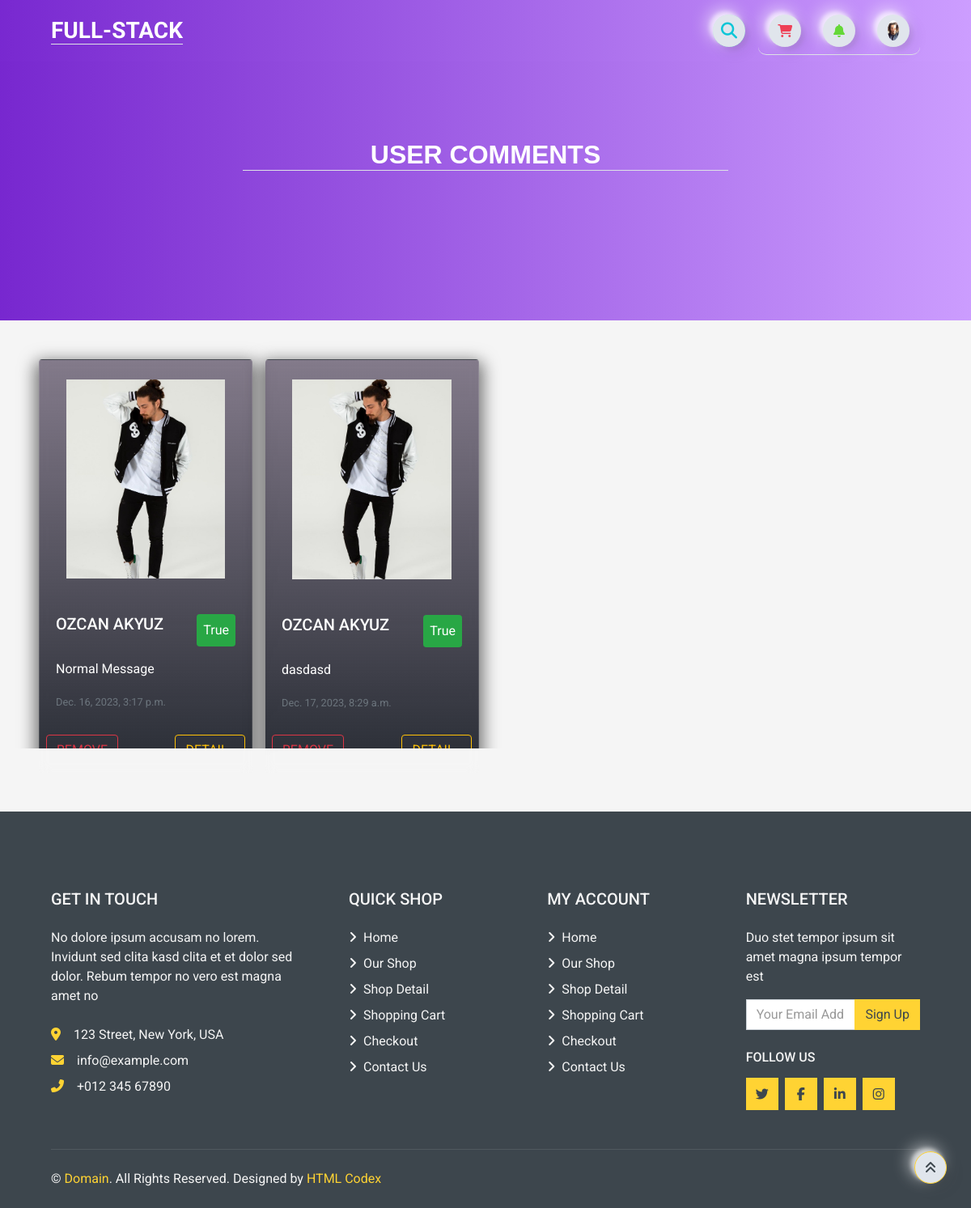
/user/comments/ (signed in), run on the app's committed database.
### home/models.py (models this page shows, shortened)
class UserProfile(models.Model):
    user = models.OneToOneField(User, on_delete=models.CASCADE)
    phone = models.CharField(blank=True, max_length=20)
    address = models.CharField(blank=True, max_length=150)
    city = models.CharField(blank=True, max_length=20)
    country = models.CharField(blank=True, max_length=50)
    image = models.ImageField(blank=True, upload_to='images/users/')
    def image_tag(self):
        return mark_safe('<img src="{}" height="50"/>'.format(self.image.url))
    image_tag.short_description = 'Image'

class Comment(models.Model):
    STATUS = (('New', 'New'),('True', 'True'),('False', 'False'),)
    post=models.ForeignKey(Post,on_delete=models.CASCADE)
    user = models.ForeignKey(User, on_delete=models.CASCADE)
    comment = models.CharField(max_length=250,blank=True)
    ip = models.CharField(max_length=20, blank=True)
    status=models.CharField(max_length=10,choices=STATUS, default='New')
    create_at=models.DateTimeField(auto_now_add=True)
    update_at=models.DateTimeField(auto_now=True)

class Post(models.Model):
    STATUS = ( (True, 'Ok'),(False, 'No') )
    user = models.ForeignKey(User, on_delete=models.CASCADE)
    title = models.CharField(max_length=200)
    content = models.TextField()
    create_at = models.DateTimeField(auto_now_add=True)
    status = models.BooleanField(choices=STATUS, default=False)
    image = models.ImageField(upload_to='images/')
    id = models.AutoField(primary_key=True)
    def image_tag(self):
        if self.image:
            return mark_safe('<img src="%s" width="50" height="50" />' % self.image.url)
        return None
    image_tag.short_description = 'Image Preview'

### user/views.py (the view)
# urls.py: path('comments/', views.user_comments, name='user_comments'),
@login_required(login_url='/login')
def user_comments(request):
    current_user = request.user
    profile = UserProfile.objects.get(user_id = current_user.pk)
    comments = Comment.objects.filter(user_id = current_user.id)
    context = {'comments': comments,
               'profile': profile,}
    return render(request, 'user_comments.html', context)

### user/templates/user_comments.html (shortened to what this page needs)
{% extends "base.html" %}
{% load static %}
{% block body %}
<header>
    <div class="header m-auto">
        <div class="container" style="position: relative;">
            <h2 class="text-light px-2 m-auto border-bottom" id="navbar-text">USER COMMENTS</h2>
        </div>
    </div>
</header>
<div class="card-group mx-5 mt-5" style="gap: 1rem; position: static !important;">
    {% for comment in comments %}
      <div class="card align-items-center rounded">
        <img src="{{ comment.post.image.url }}" class="card-img-top py-4 w-75" alt="...">
        <div class="card-body w-100">
            <div class="d-flex flex-row-reverse justify-content-between">
                <p class="card-text p-2 rounded
                    {% if comment.status == 'True' %}
                    bg-success
                    {% elif comment.status == 'New' %}
                    bg-warning
                    {% else %}
                    bg-danger
                    {% endif %}">
                    {{ comment.status }}
                </p>
                <h5 class="card-title">{{ comment.user.get_full_name }}</h5>
            </div>
          <p class="card-text">{{ comment.comment }}</p>
          <p class="card-text"><small class="text-muted">{{ comment.create_at }}</small></p>
        </div>
        <div class="text-right w-100 p-2">
          <a class="btn btn-outline-warning rounded align-items-center hidden-arrow" href="/post_detail/{{ comment.post.id }}">DETAIL..</a>
          <a href="/user/deletecomment/{{ comment.id }}" onclick="return confirm('Will be Delete ! Are you sure?')"><button class="btn btn-outline-danger rounded float-left">REMOVE</button></a>
        </div>
      </div>
    {% endfor %}
</div>
{% endblock  %}

### home/templates/navbar.html (shortened to what this page needs)
{% load static %}
{% block body %}
<nav class="navbar navbar-expand-lg bg-light gradient-custom px-5">
    <div class="container-fluid">
        <div class="collapse navbar-collapse" id="navbarSupportedContent">
            <a class="navbar-brand mt-2 mt-lg-0" href="/">
                <h3 class="pt-1 mb-1 text-light border-bottom">FULL-STACK</h3>
            </a>
        </div>
        <div class="search-box">
            <button class="btn btnnavbar btn-search"><i class="fas fa-search"></i></button>
        </div>
        <div class="d-flex align-items-center frame-right border-bottom">
            <a class="text-reset me-3 btn btnnavbar" href="#">
                <i class="fas fa-shopping-cart" style="color:#ee4056;"></i>
            </a>
            <div class="dropdownnotif">
                <a class="text-reset me-3 dropbtnnotif hidden-arrow btn btnnavbar" href="#" onclick="myFunctionNotif()" id="navbarDropdownMenuLink" role="button" data-mdb-toggle="dropdown" aria-expanded="false">
                    <i class="fas fa-bell" style="color:#65d838;"></i>
                </a>
            </div>
            {%  if user.id is not None %}
            <div class="dropdown">
                <a class="dropbtn d-flex align-items-center hidden-arrow btnnavbar" href="#" onclick="myFunction()" id="navbarDropdownMenuAvatar" role="button" data-mdb-toggle="dropdown" aria-expanded="false">
                    <img src="{{ profile.image.url }}" class="rounded-circle" height="25" alt="Black and White Portrait of a Man" loading="lazy" />
                </a>
            </div>
            {% else %}
            <div class="dropdown">
                <a class="dropbtn d-flex align-items-center hidden-arrow btnnavbar" href="#" id="navbarDropdownMenuAvatar" type="button" data-toggle="modal" data-target="#containerlog" onclick="containerLogClose()">
                    <i class="fa-regular fa-user text-dark"></i>
                </a>
            </div>
            {% endif %}
        </div>
    </div>
</nav>
{% endblock %}

### home/static/css/main.css (style rules this page uses)
.gradient-custom { background: rgb(106, 17, 203); background: -webkit-linear-gradient(to right, rgba(106, 17, 203, 0.9), rgba(199, 147, 255, 0.9)); background: linear-gradient(to right, rgba(106, 17, 203, 0.9), rgba(199, 147, 255, 0.9)); }
.header { background: rgb(106, 17, 203); background: -webkit-linear-gradient(to right, rgba(106, 17, 203, 0.9), rgba(199, 147, 255, 0.9));; background: linear-gradient(to right, rgba(106, 17, 203, 0.9), rgba(199, 147, 255, 0.9));; height: 40vh; }
.frame-right { display: flex; flex-direction: row; justify-content: space-around; align-items: center; height: 60px; width: 200px; position: relative; transition: box-shadow 0.6s cubic-bezier(0.79,0.21,0.06,0.81); border-radius: 10px; }
.btnnavbar { height: 40px; width: 40px; border-radius: 150px; background: #e0e5ec; display: flex; flex-direction: column; justify-content: center; align-items: center; -webkit-tap-highlight-color:rgba(0,0,0,0); -webkit-tap-highlight-color:transparent; box-shadow: -7px -7px 20px #fff9, -4px -4px 5px 0px #fff9, 7px 7px 20px 0px #0001, 4px 4px 5px 0px #0001, inset 0px 0px 0px 0px #fff9, inset 0px 0px 0px 0px #0001, inset 0px 0px 0px 0px #fff9, inset 0px 0px 0px 0px #0001 ; transition: box-shadow 0.5s cubic-bezier(0.79,0.21,0.06,0.81); font-size: 16px; color: rgba(42,52,84,1); }
.dropbtn { color: white; padding: 16px; font-size: 16px; border: none; cursor: pointer; }
.dropdown { position: relative; display: inline-block; }
.dropdownnotif { position: relative; display: inline-block; }
.search-box { width: fit-content; height: fit-content; position: relative; margin-right: 1rem; }
.btn-search { width: 40px; height: 40px; border-style: none; font-size: 20px; font-weight: bold; outline: none; cursor: pointer; position: absolute; right: 0px; color:#0bc6d7 ; pointer-events: painted; border-radius: 150px; -webkit-tap-highlight-color:rgba(0,0,0,0); -webkit-tap-highlight-color:transparent; box-shadow: -7px -7px 20px #fff9, -4px -4px 5px 0px #fff9, 7px 7px 20px 0px #0001, 4px 4px 5px 0px #0001, inset 0px 0px 0px 0px #fff9, inset 0px 0px 0px 0px #0001, inset 0px 0px 0px 0px #fff9, inset 0px 0px 0px 0px #0001 ; transition: box-shadow 0.5s cubic-bezier(0.79,0.21,0.06,0.81); text-decoration: none; }
div > img { max-width: 12rem; }
.card-group img { border-radius: .5rem; max-width: 85%; }
.card-group .card-body .card-title { color: #fff; }
.card-group { position: relative; bottom: 6rem; display: grid; grid-template-columns: repeat(4,1fr); color: #fff; }
#navbar-text { align-items: center; text-align: center; font-family: 'Quicksand', sans-serif; top: 6rem; position: relative; margin: auto; max-width: 54%; }

### data on the page
UserProfile: image (picture)
Comment: post.image (picture), status "True", user.get_full_name "OZCAN AKYUZ", comment "Normal Message", create_at "Dec. 16, 2023, 3:17 p.m."
Comment: post.image (picture), status "True", user.get_full_name "OZCAN AKYUZ", comment "dasdasd", create_at "Dec. 17, 2023, 8:29 a.m."
